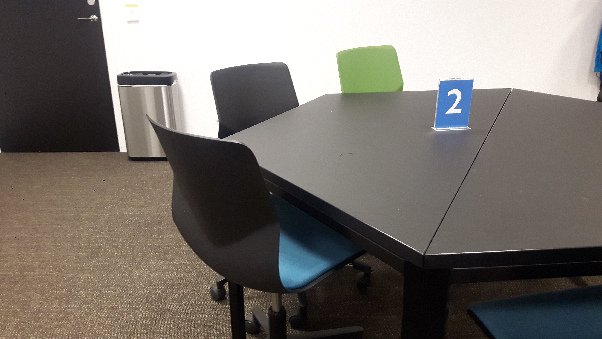
#> input picture block2/exercise/to_detect_2.jpg, 602 x 339 px
$ python sift.py
#> lines starting #> are read from the running program, lines starting #| are printed output that depends on the picture; after the words box and inside, x2 and y2 are one past the last pixel; in counts of white or black regions, pixels touching at a corner belong together
#!/usr/bin/env python
import cv2
path = './to_detect_2.jpg'
img = cv2.imread(path, 0)
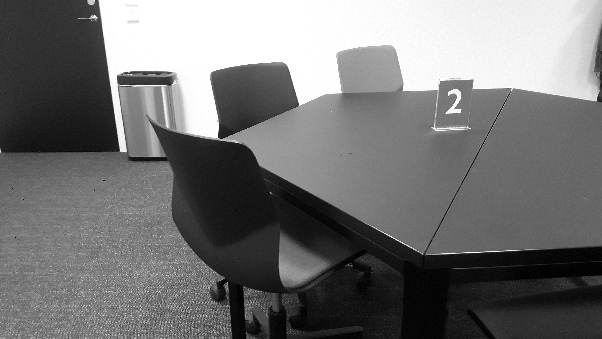
#> img: shape (339, 602); min 0, max 255, mean 116.6
sift = cv2.SIFT_create()
keypoints, _ = sift.detectAndCompute(img, None)
#> keypoints = 204 keypoints; strongest (x, y, size): (201, 120, 25.6), (94, 17, 2.6), (123, 148, 5.4), (123, 79, 7.6)
color_img = cv2.imread(path)
#> color_img is the input picture: shape (339, 602, 3); mean B, G, R 110.1, 115.7, 120.7
for keypt in keypoints:
    x, y = round(keypt.pt[0]), round(keypt.pt[1])
    cv2.circle(color_img, (x, y), 5, (0, 0, 255), 1)
#> this loop made 204 passes
#> (keypt, x, y) on passes 1 to 3: (keypoint at (40.2, 326.4), size 2.4, 40, 326), (keypoint at (40.2, 326.4), size 2.4, 40, 326), (keypoint at (45.3, 151), size 1.9, 45, 151)
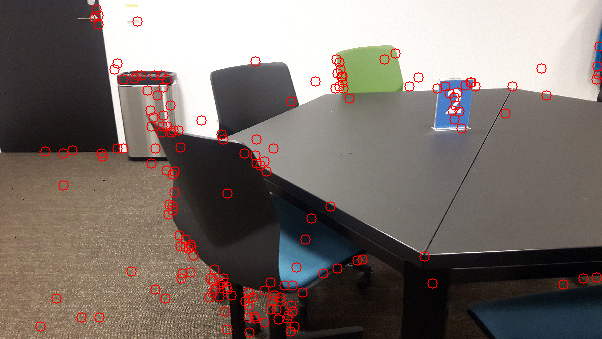
#> color_img: shape (339, 602, 3); 2.2% of pixels changed, all inside (x1, y1, x2, y2) = (35, 4, 602, 338)
cv2.imwrite("sift_out.png", color_img)

$ run again, with block2/exercise/to_detect_1.jpg copied over block2/exercise/to_detect_2.jpg
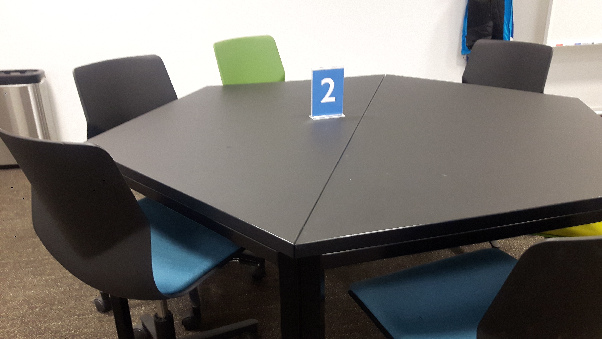
#> input picture block2/exercise/to_detect_1.jpg, 602 x 339 px
#> `img = cv2.imread(path, 0)`:
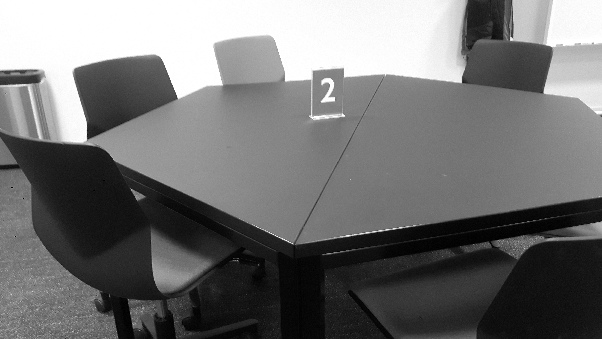
#> img: shape (339, 602); min 0, max 255, mean 114.7
#> keypoints = 230 keypoints; strongest (x, y, size): (72, 127, 23.5), (122, 89, 48.2), (511, 39, 2.2), (32, 77, 11.6)
#> color_img is the input picture: shape (339, 602, 3); mean B, G, R 110, 114.4, 117.2
#> the loop `for keypt in keypoints:` made 230 passes
#> (keypt, x, y) on passes 1 to 3: (keypoint at (3.2, 74.5), size 2.4, 3, 75), (keypoint at (4.5, 74.8), size 2.1, 5, 75), (keypoint at (7.5, 331.6), size 1.9, 8, 332)
#> after the loop `for keypt in keypoints:`:
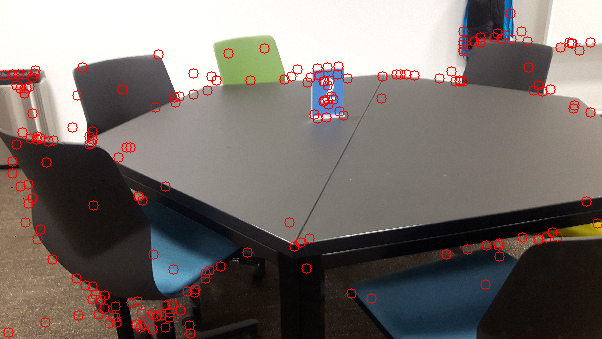
#> color_img: shape (339, 602, 3); 2.5% of pixels changed, all inside (x1, y1, x2, y2) = (0, 8, 602, 339)

$ run again, with block2/exercise/chess.jpg copied over block2/exercise/to_detect_2.jpg
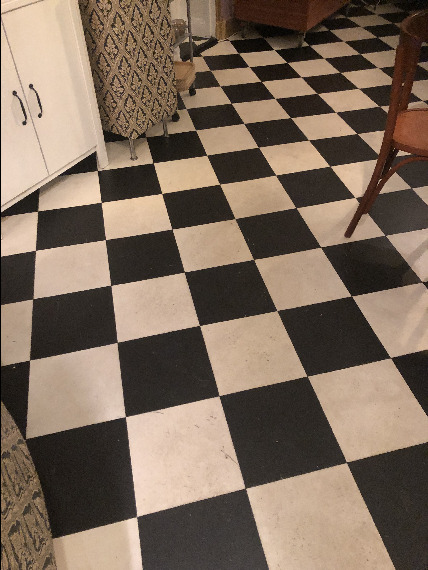
#> input picture block2/exercise/chess.jpg, 428 x 570 px
#> `img = cv2.imread(path, 0)`:
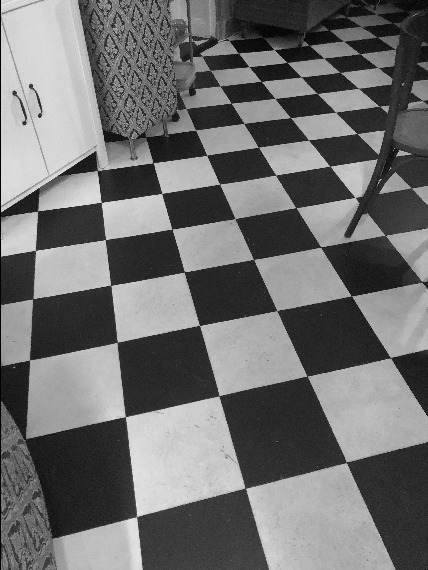
#> img: shape (570, 428); min 0, max 235, mean 111.1
#> keypoints = 1079 keypoints; strongest (x, y, size): (40, 115, 2.7), (24, 123, 2.8), (14, 93, 3.2), (179, 457, 62.9)
#> color_img is the input picture: shape (570, 428, 3); mean B, G, R 92.2, 107.5, 125.2
#> the loop `for keypt in keypoints:` made 1079 passes
#> (keypt, x, y) on passes 1 to 3: (keypoint at (3, 469.9), size 2.5, 3, 470), (keypoint at (3.2, 460.4), size 2.6, 3, 460), (keypoint at (3.2, 460.4), size 2.6, 3, 460)
#> after the loop `for keypt in keypoints:`:
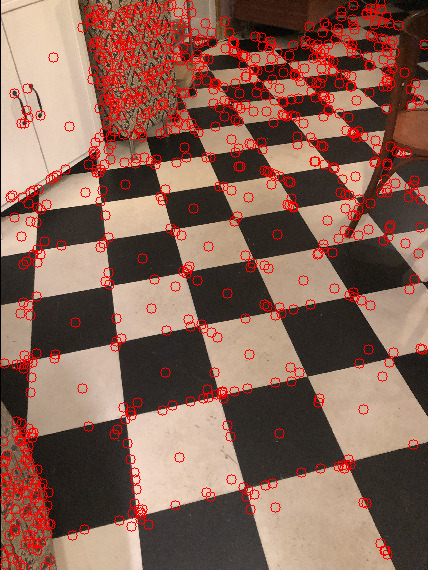
#> color_img: shape (570, 428, 3); 8.1% of pixels changed, all inside (x1, y1, x2, y2) = (0, 0, 428, 570)

$ run again, with block2/exercise/dublin.jpg copied over block2/exercise/to_detect_2.jpg
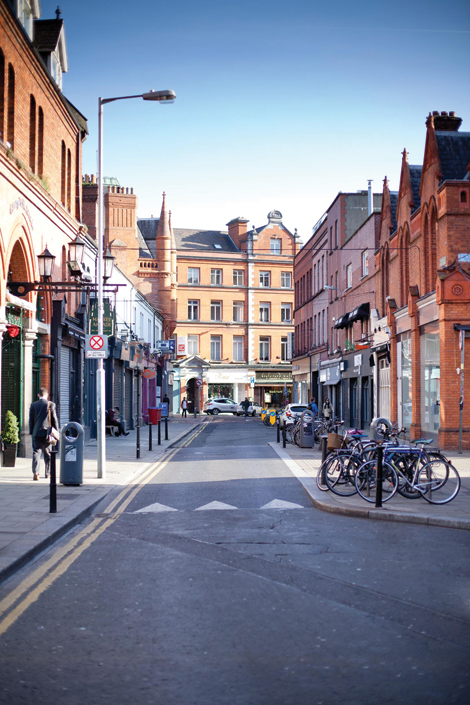
#> input picture block2/exercise/dublin.jpg, 470 x 705 px
#> `img = cv2.imread(path, 0)`:
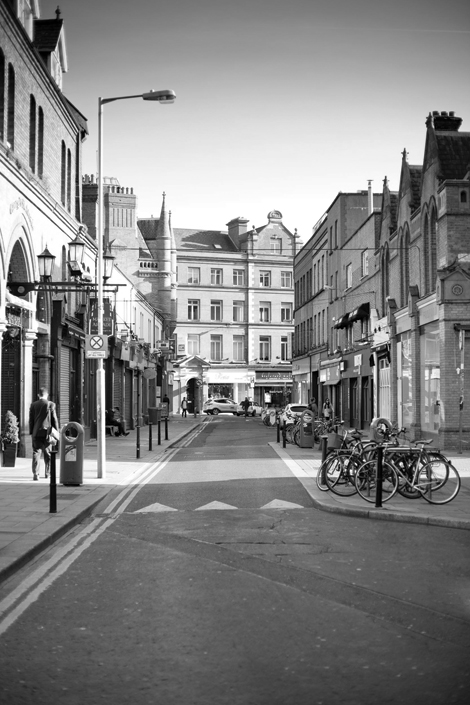
#> img: shape (705, 470); min 0, max 255, mean 131.2
#> keypoints = 2474 keypoints; strongest (x, y, size): (267, 398, 4.8), (401, 464, 2.7), (37, 287, 1.9), (105, 278, 3.3)
#> color_img is the input picture: shape (705, 470, 3); mean B, G, R 145.8, 129.9, 128.1
#> the loop `for keypt in keypoints:` made 2474 passes
#> (keypt, x, y) on passes 1 to 3: (keypoint at (2.3, 19.9), size 2.1, 2, 20), (keypoint at (2.4, 116.7), size 2.2, 2, 117), (keypoint at (2.4, 353.2), size 1.8, 2, 353)
#> after the loop `for keypt in keypoints:`:
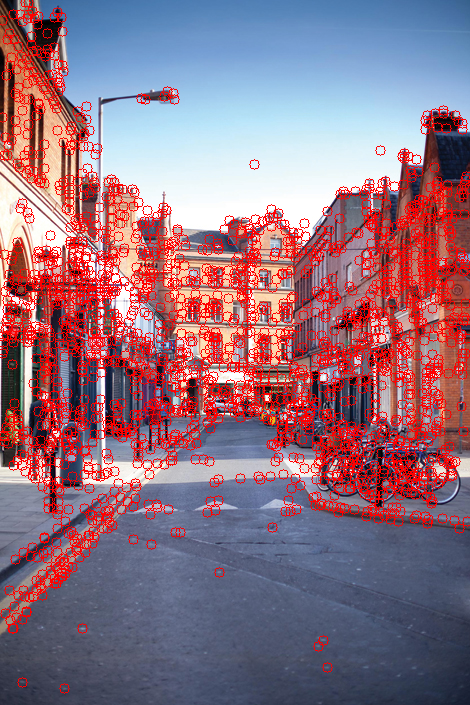
#> color_img: shape (705, 470, 3); 14.57% of pixels changed, all inside (x1, y1, x2, y2) = (0, 0, 470, 694)
